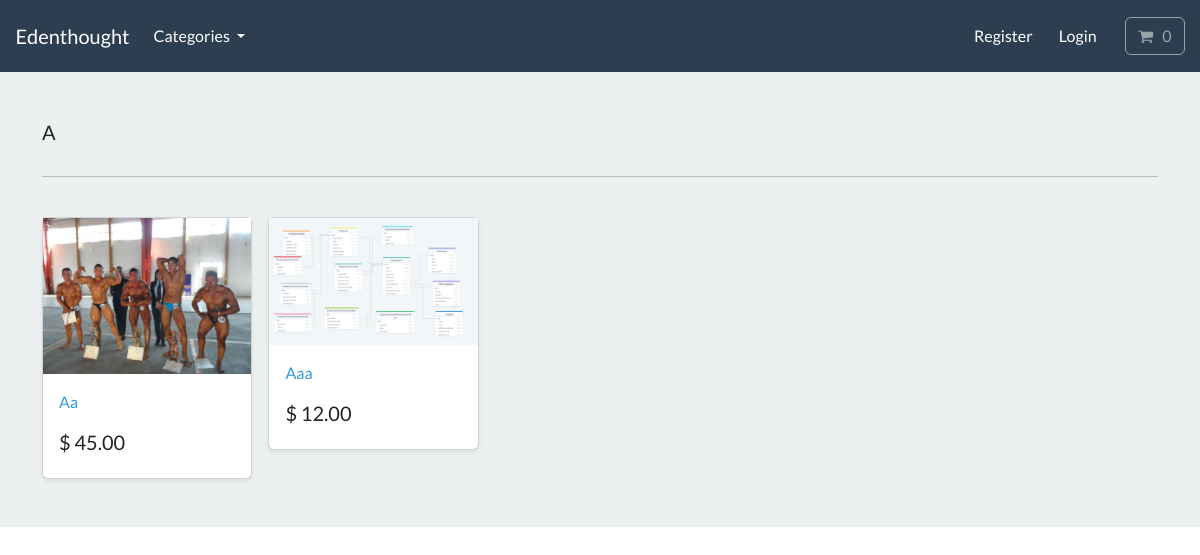
Screenshot of /search/a/ with the database file from the repository.
### store/models.py (models this page shows, shortened)
class Category(models.Model):
    name = models.CharField(max_length=250, db_index=True)
    slug = models.SlugField(max_length=50, unique=True)
    class Meta:
        verbose_name_plural = "categories"
    def get_absolute_url(self):
        return reverse("list-category", args=[self.slug])

class Product(models.Model):
    category = models.ForeignKey(
        Category, on_delete=models.CASCADE, related_name="product", null=True
    )
    title = models.CharField(max_length=250)
    brand = models.CharField(max_length=250, default="un-branded")
    description = models.TextField(blank=True)
    slug = models.SlugField(max_length=255)
    price = models.DecimalField(max_digits=4, decimal_places=2)
    image = models.ImageField(upload_to="images/")
    class Meta:
        verbose_name_plural = "products"
    def get_absolute_url(self):
        return reverse("product-info", args=[self.slug])

### store/views.py (the view)
# urls.py: path("search/<slug:category_slug>/", views.list_category, name="list-category"),
def list_category(request, category_slug):
    category = get_object_or_404(Category, slug=category_slug)
    products = Product.objects.filter(category=category)
    context = {"category": category, "products": products}
    return render(request, "store/list-category.html", context=context)

### cart/cart.py (called while the page is built)
    def __len__(self):
        return sum(product["qty"] for product in self.cart.values())

### cart/context_processors.py (called while the page is built)
def cart(request):
    return {"cart": Cart(request)}

### store/views.py (called while the page is built)
def categories(request):
    all_categories = Category.objects.all()
    return {"all_categories": all_categories}

### store/templates/store/list-category.html
{% extends "./base.html" %} {% load static %} {% block content %}
<main>
  <div class="album py-5 bg-light">
    <div class="container">
      <div class="pb-3 h5">{{ category.name | capfirst }}</div>
      <hr />
      <br />
      <div class="row row-cols-1 row-cols-sm-2 row-cols-md-5 g-3">
        {% for product in products %}
        <div class="col">
          <div class="card shadow-sm">
            <img
              class="img-fluid"
              alt="Responsive image"
              src="{{ product.image.url }}"
            />
            <div class="card-body">
              <p class="card-text">
                <a
                  class="text-info text-decoration-none"
                  href="{{ product.get_absolute_url }}"
                >
                  {{ product.title | capfirst }}
                </a>
              </p>
              <div class="d-flex justify-content-between align-items-center">
                <h5>$ {{ product.price }}</h5>
              </div>
            </div>
          </div>
        </div>
        {% endfor %}
      </div>
    </div>
  </div>
</main>
{% endblock %}

### rows the page displays
Category: name "A"
Product: image (picture), title "Aa", price "45.00"
Product: image (picture), title "Aaa", price "12.00"
